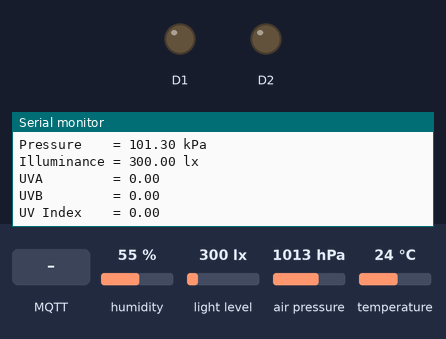
A sketch run on a simulated Arduino MKR. Parts: output pins drawn as LEDs (lit = HIGH), the last lines printed to the serial monitor. Inputs (shaded band) come from the test bench; at power-on: humidity 55 %, light level 300 lx, air pressure 1013 hPa, temperature 24 °C. WiFi joins after 1.5 s; servers stay silent unless stated; the local clock reads 2024-03-15 10:24:30 at power-on unless the sketch sets it; no MQTT or app messages arrive unless stated; not simulated (calls return 0 or success): arduino_secrets.h.

Above: at 18.7 s.
18.8 s: MQTT message "/relay1/relay_on/set" arrives on the first subscribed topic
At 20.0 s:
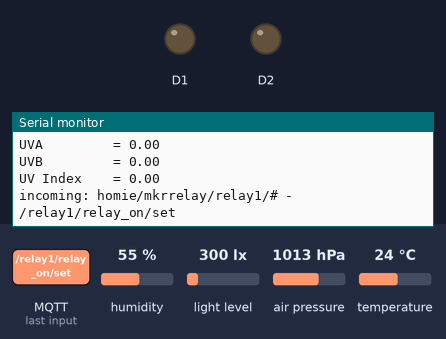
20.3 s: MQTT message "true" arrives on the first subscribed topic
At 21.3 s:
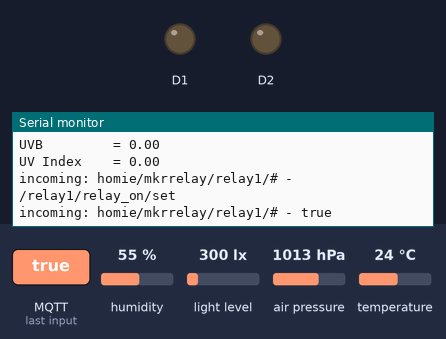
21.8 s: MQTT message "1" arrives on the first subscribed topic
At 22.5 s:
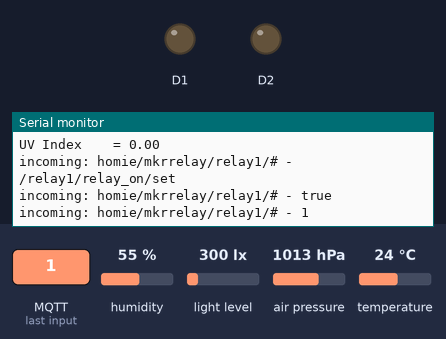

Measured:
- after the input at 18.8 s, the serial monitor: prints a new line at once (image 1)
- after the input at 20.3 s, the serial monitor: prints a new line at once (image 2)
- after the input at 21.8 s, the serial monitor: prints a new line at once (image 3)

The sketch:

MKREnv101_Wifi.ino
```cpp
#include <FlashAsEEPROM.h>
#include <FlashStorage.h>
#include <Adafruit_SleepyDog.h>
#include <Arduino_MKRENV.h>
#include <WiFi101.h>
#include <RTCZero.h>
#include <MQTT.h>
#include <MQTTClient.h>
#include "arduino_secrets.h"

char ssid[] = SECRET_SSID;
char pass[] = SECRET_PASS;
int keyIndex = 0;
int status = WL_IDLE_STATUS;
char mqttHost[] = SECRET_MQTT_HOST;
char mqttClientId[] = SECRET_MQTT_CLIENT_ID;
//long randNumber;
char mqttUser[] = SECRET_MQTT_USER;
char mqttPass[] = SECRET_MQTT_PASS;
unsigned long lastMillis = 0;

WiFiSSLClient net;
MQTTClient mqttClient;
RTCZero rtc; // create an RTC object

const int GMT = 2; //change this to adapt it to your time zone

//FlashStorage(storage, "env_readings.csv");

void setRTCwithNTP()
{
    unsigned long epoch;
    int numberOfTries = 0, maxTries = 6;
    do
    {
        Serial.print("getting time...");
        epoch = WiFi.getTime();
        delay(1000);
        Serial.println("done");
        numberOfTries++;
    } while ((epoch == 0) || (numberOfTries < maxTries));

    if (numberOfTries > maxTries)
    {
        Serial.print("NTP unreachable!!");
        WiFi.disconnect();
    }
    else
    {
        Serial.print("Epoch received: ");
        Serial.println(epoch);
        rtc.setEpoch(epoch);

        Serial.println();
    }
    rtc.setHours(rtc.getHours() + GMT);
}

void printTime()
{
    print2digits(rtc.getHours());
    Serial.print(":");
    print2digits(rtc.getMinutes());
    Serial.print(":");
    print2digits(rtc.getSeconds());
    Serial.println();
}

void printDate()
{
    print2digits(rtc.getDay());
    Serial.print("/");
    print2digits(rtc.getMonth());
    Serial.print("/");
    print2digits(rtc.getYear());

    Serial.println("");
}

void print2digits(int number)
{
    if (number < 10)
    {
        Serial.print("0");
    }
    Serial.print(number);
}

void printWiFiStatus()
{
    // print the SSID of the network you're attached to:
    Serial.print("SSID: ");
    Serial.println(WiFi.SSID());

    // print your WiFi shield's IP address:
    IPAddress ip = WiFi.localIP();
    Serial.print("IP Address: ");
    Serial.println(ip);

    // print the received signal strength:
    long rssi = WiFi.RSSI();
    Serial.print("signal strength (RSSI):");
    Serial.print(rssi);
    Serial.println(" dBm");
}

void printReading(float temperature,
                  float humidity,
                  float pressure,
                  float illuminance,
                  float uva,
                  float uvb,
                  float uvIndex)
{
    printTime();

    // print each of the sensor values
    Serial.print("Temperature = ");
    Serial.print(temperature);
    Serial.println(" °C");

    Serial.print("Humidity    = ");
    Serial.print(humidity);
    Serial.println(" %");

    Serial.print("Pressure    = ");
    Serial.print(pressure);
    Serial.println(" kPa");

    Serial.print("Illuminance = ");
    Serial.print(illuminance);
    Serial.println(" lx");

    Serial.print("UVA         = ");
    Serial.println(uva);

    Serial.print("UVB         = ");
    Serial.println(uvb);

    Serial.print("UV Index    = ");
    Serial.println(uvIndex);
    // print an empty line
    Serial.println();
}

void connectMqttServer()
{
    Serial.print("checking wifi...");
    while (WiFi.status() != WL_CONNECTED)
    {
        Serial.print(".");
        delay(1000);
    }
    /*
    randomSeed(analogRead(0));
    randNumber = random(300);
    char mqttClientId[] = String(randNumber);
    */
    // MQTT client connection request
    mqttClient.begin(mqttHost, 1883, net);
    Serial.print("\nconnecting to MQTT server...");
    while (!mqttClient.connect(mqttClientId, mqttUser, mqttPass))
    {
        Serial.print(".");
        delay(1000);
    }
    Serial.println("\nconnected!");

    mqttClient.subscribe("homie/mkrrelay/relay1/#");
    mqttClient.subscribe("homie/mkrrelay/relay2/#");
}

void messageReceived(String &topic, String &payload)
{
    Serial.println("incoming: " + topic + " - " + payload);

    if(topic.indexOf("/relay1/relay_on/set") > 0) {
        if (payload == "true") {
            digitalWrite(1, HIGH);
        } else {
            digitalWrite(1, LOW);
        }
    }

    if (topic.indexOf("/relay2/relay_on/set") > 0) {
        if (payload == "true") {
            digitalWrite(2, HIGH);
        } else {
            digitalWrite(2, LOW);
        }
    }

}

void setup()
{
    // initialize digital pins 1 and 2 as an output for relay control.
    pinMode(1, OUTPUT);
    pinMode(2, OUTPUT);

    int watch_dog = Watchdog.enable(180000);
    Serial.begin(9600);
    while (!Serial)
        ;

    Serial.print("Enabled the watchdog with max countdown of ");
    Serial.print(watch_dog, DEC);
    Serial.println(" milliseconds!");

    if (!ENV.begin())
    {
        Serial.println("Failed to initialize MKR ENV shield!");
        while (1)
            ;
    }
    Watchdog.reset();

    // check for the presence of the shield:
    if (WiFi.status() == WL_NO_SHIELD)
    {
        Serial.println("WiFi shield not present");
        // don't continue:
        while (true)
            ;
    }
    Watchdog.reset();

    // attempt to connect to WiFi network:
    while (status != WL_CONNECTED)
    {
        Serial.print("Attempting to connect to SSID: ");
        Serial.println(ssid);
        // Connect to WPA/WPA2 network. Change this line if using open or WEP network:
        status = WiFi.begin(ssid, pass);

        // wait 10 seconds for connection:
        delay(10000);
        Watchdog.reset();
    }
    printWiFiStatus(); // you're connected now, so print out the status:

    rtc.begin();     // initialize the RTC library
    Watchdog.reset();
    setRTCwithNTP(); // set the RTC time/date using epoch from NTP
    printTime();     // print the current time
    printDate();     // print the current date
    Watchdog.reset();

    // MQTT client connection
    mqttClient.begin(mqttHost, net);
    mqttClient.onMessage(messageReceived);
    connectMqttServer();
    Watchdog.reset();
}

void loop()
{
    // MQTT client:
    mqttClient.loop();

    if (!mqttClient.connected())
    {
        connectMqttServer();
    }

    // publish a message roughly every second.
    if (millis() - lastMillis > 10000)
    {
        // read all the sensor values
        float temperature = ENV.readTemperature();
        float humidity = ENV.readHumidity();
        float pressure = ENV.readPressure();
        float illuminance = ENV.readIlluminance();
        float uva = ENV.readUVA();
        float uvb = ENV.readUVB();
        float uvIndex = ENV.readUVIndex();

        String light1 = "OFF";
        String light2 = "OFF";

        if (digitalRead(1) == HIGH) { light1 = "ON"; }
        if (digitalRead(2) == HIGH) { light2 = "ON"; }

        printReading(temperature, humidity, pressure, illuminance, uva, uvb, uvIndex);

        lastMillis = millis();
        mqttClient.publish("homie/mkrenv1/thermostat/temperature", String(temperature));
        mqttClient.publish("homie/mkrenv1/thermostat/humidity", String(humidity));
        mqttClient.publish("homie/mkrenv1/thermostat/pressure", String(pressure));
        mqttClient.publish("homie/mkrenv1/uv-sensor/ultraviolet-a", String(uva));
        mqttClient.publish("homie/mkrenv1/uv-sensor/ultraviolet-b", String(uvb));
        mqttClient.publish("homie/mkrenv1/uv-sensor/uv-index", String(uvIndex));

        mqttClient.publish("homie/mkrrelay/relay1/relay_on", light1);
        mqttClient.publish("homie/mkrrelay/relay2/relay_on", light2);

    }

    Watchdog.reset();
}
```
